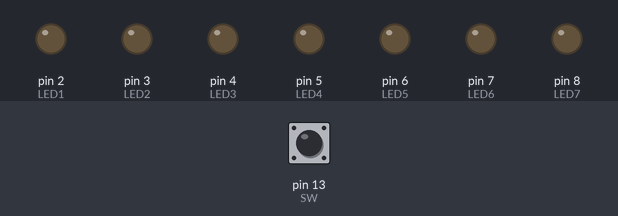
This sketch was run on a simulated Arduino Uno, built with avr-gcc and run on an emulated ATmega328P. Shown: output pins drawn as LEDs (lit = HIGH). The test bench sets the inputs (shaded band); at power-on: pin 13 (SW) HIGH. Random numbers use the default seed unless the sketch sets one.

Above: at 1.2 s.
1.3 s: pin 13 (SW) pulled LOW for 0.15 s
At 2.1 s:
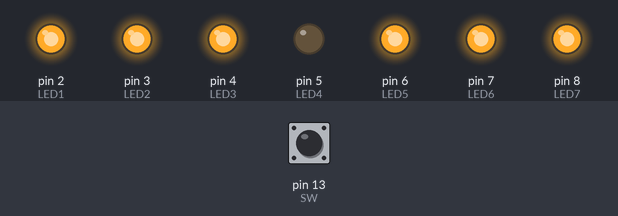
2.9 s: pin 13 (SW) pulled LOW for 1 s
At 4.6 s:
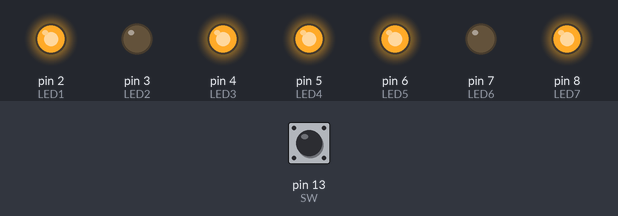
5.4 s: pin 13 (SW) pulled LOW for 3.2 s
At 9.4 s:
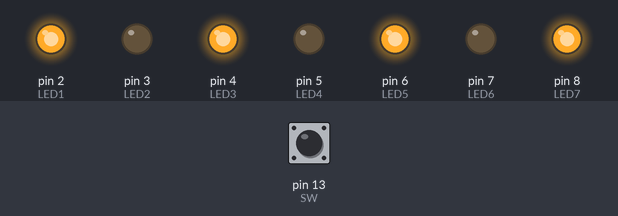
10.1 s: pin 13 (SW) pulled LOW for 0.15 s
At 11.2 s:
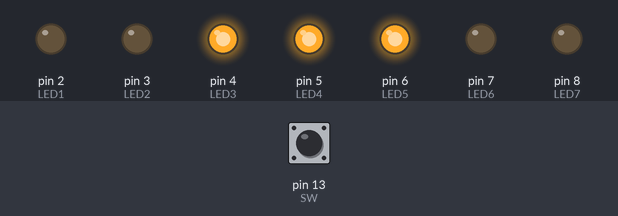
11.7 s: pin 13 (SW) pulled LOW for 1 s
At 13.7 s:
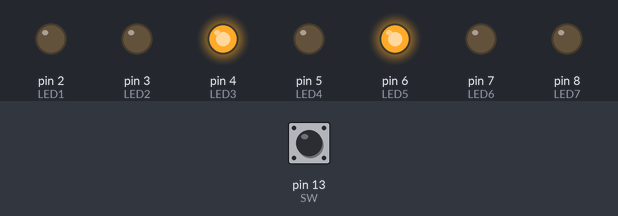
14.2 s: pin 13 (SW) pulled LOW for 3.2 s
At 18.5 s:
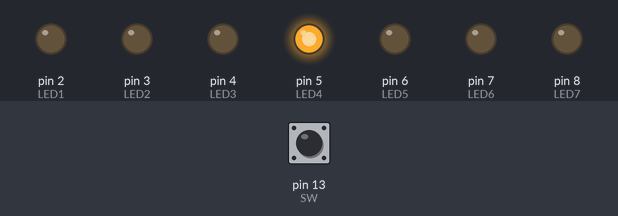
Timing chart, 0 to 19.9 s (numbered marks = the images above; inputs shaded):
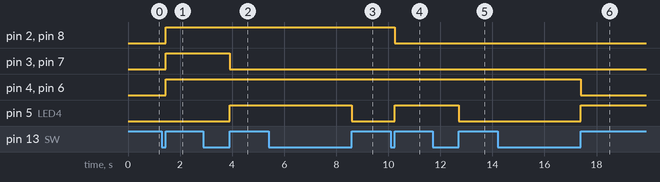

The sketch:

random.ino
```cpp
int SW = 13;
int LED1 = 2;
int LED2 = 3;
int LED3 = 4;
int LED4 = 5;
int LED5 = 6;
int LED6 = 7;
int LED7 = 8;
int RD;
int ST;

void setup() {
  // put your setup code here, to run once:
  pinMode(LED1, HIGH);
  pinMode(LED2, HIGH);
  pinMode(LED3, HIGH);
  pinMode(LED4, HIGH);
  pinMode(LED5, HIGH);
  pinMode(LED6, HIGH);
  pinMode(LED7, HIGH);
  pinMode(SW, INPUT);
}

void loop() {
  // put your main code here, to run repeatedly:
  ST = digitalRead(SW);
  if (ST == LOW){
    RD = random(1,7);
  } else if (RD == 1){
    digitalWrite(LED1,LOW);
    digitalWrite(LED2,LOW);
    digitalWrite(LED3,LOW);
    digitalWrite(LED4,HIGH);
    digitalWrite(LED5,LOW);
    digitalWrite(LED6,LOW);
    digitalWrite(LED7,LOW);
  } else if (RD == 2){
    digitalWrite(LED1,LOW);
    digitalWrite(LED2,LOW);
    digitalWrite(LED3,HIGH);
    digitalWrite(LED4,LOW);
    digitalWrite(LED5,HIGH);
    digitalWrite(LED6,LOW);
    digitalWrite(LED7,LOW);
  } else if (RD == 3){
    digitalWrite(LED1,LOW);
    digitalWrite(LED2,LOW);
    digitalWrite(LED3,HIGH);
    digitalWrite(LED4,HIGH);
    digitalWrite(LED5,HIGH);
    digitalWrite(LED6,LOW);
    digitalWrite(LED7,LOW);
  } else if (RD == 4){
    digitalWrite(LED1,HIGH);
    digitalWrite(LED2,LOW);
    digitalWrite(LED3,HIGH);
    digitalWrite(LED4,LOW);
    digitalWrite(LED5,HIGH);
    digitalWrite(LED6,LOW);
    digitalWrite(LED7,HIGH);
  } else if (RD == 5){
    digitalWrite(LED1,HIGH);
    digitalWrite(LED2,LOW);
    digitalWrite(LED3,HIGH);
    digitalWrite(LED4,HIGH);
    digitalWrite(LED5,HIGH);
    digitalWrite(LED6,LOW);
    digitalWrite(LED7,HIGH);
  } else if (RD == 6){
    digitalWrite(LED1,HIGH);
    digitalWrite(LED2,HIGH);
    digitalWrite(LED3,HIGH);
    digitalWrite(LED4,LOW);
    digitalWrite(LED5,HIGH);
    digitalWrite(LED6,HIGH);
    digitalWrite(LED7,HIGH);
  }
}
```

Measured:
- after the input at 1.3 s, pin 2 (LED1), pin 3 (LED2), pin 4 (LED3), pin 6 (LED5), pin 7 (LED6), pin 8 (LED7): LOW → HIGH after 0.15 s
- after the input at 2.9 s, pin 3 (LED2), pin 7 (LED6): HIGH → LOW after 1.0 s; pin 5 (LED4): LOW → HIGH after 1.0 s
- after the input at 5.4 s, pin 5 (LED4): HIGH → LOW after 3.2 s
- after the input at 10.1 s, pin 2 (LED1), pin 8 (LED7): HIGH → LOW after 0.15 s; pin 5 (LED4): LOW → HIGH after 0.15 s
- after the input at 11.7 s, pin 5 (LED4): HIGH → LOW after 1.0 s
- after the input at 14.2 s, pin 4 (LED3), pin 6 (LED5): HIGH → LOW after 3.2 s; pin 5 (LED4): LOW → HIGH after 3.2 s
